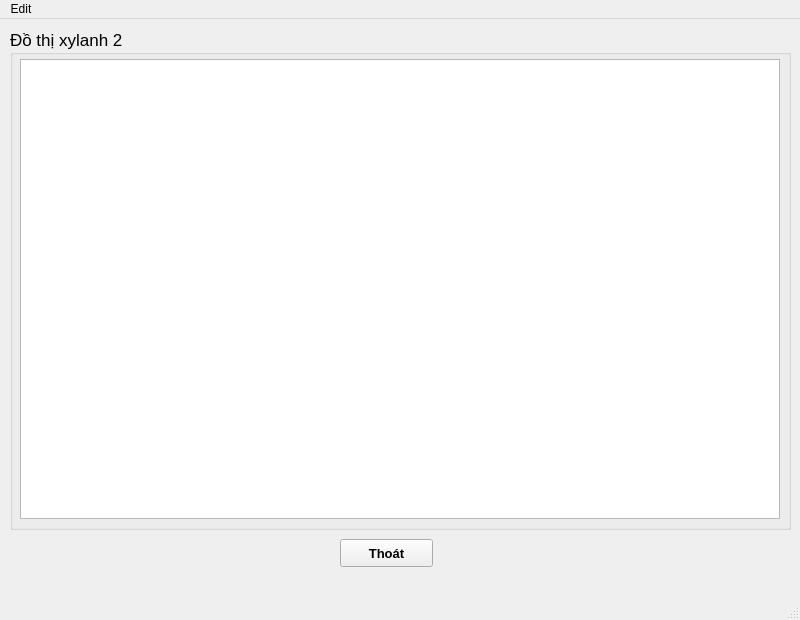
<?xml version="1.0" encoding="UTF-8"?>
<ui version="4.0">
 <class>MainWindow</class>
 <widget class="QMainWindow" name="MainWindow">
  <property name="geometry">
   <rect>
    <x>0</x>
    <y>0</y>
    <width>800</width>
    <height>620</height>
   </rect>
  </property>
  <property name="windowTitle">
   <string>Đồ thị xylanh 2</string>
  </property>
  <widget class="QWidget" name="centralwidget">
   <widget class="QGroupBox" name="GB_grap">
    <property name="geometry">
     <rect>
      <x>10</x>
      <y>10</y>
      <width>781</width>
      <height>501</height>
     </rect>
    </property>
    <property name="font">
     <font>
      <pointsize>13</pointsize>
     </font>
    </property>
    <property name="title">
     <string>Đồ thị xylanh 2</string>
    </property>
    <widget class="QGraphicsView" name="GV_graph">
     <property name="geometry">
      <rect>
       <x>10</x>
       <y>30</y>
       <width>760</width>
       <height>460</height>
      </rect>
     </property>
    </widget>
   </widget>
   <widget class="QPushButton" name="BT_exit">
    <property name="geometry">
     <rect>
      <x>340</x>
      <y>520</y>
      <width>93</width>
      <height>28</height>
     </rect>
    </property>
    <property name="font">
     <font>
      <pointsize>10</pointsize>
      <weight>75</weight>
      <bold>true</bold>
     </font>
    </property>
    <property name="text">
     <string>Thoát</string>
    </property>
   </widget>
  </widget>
  <widget class="QMenuBar" name="menubar">
   <property name="geometry">
    <rect>
     <x>0</x>
     <y>0</y>
     <width>800</width>
     <height>26</height>
    </rect>
   </property>
   <widget class="QMenu" name="menuEdit">
    <property name="title">
     <string>Edit</string>
    </property>
    <addaction name="actionOpen"/>
   </widget>
   <addaction name="menuEdit"/>
  </widget>
  <widget class="QStatusBar" name="statusbar"/>
  <action name="actionOpen">
   <property name="text">
    <string>Open</string>
   </property>
  </action>
 </widget>
 <resources/>
 <connections/>
</ui>
